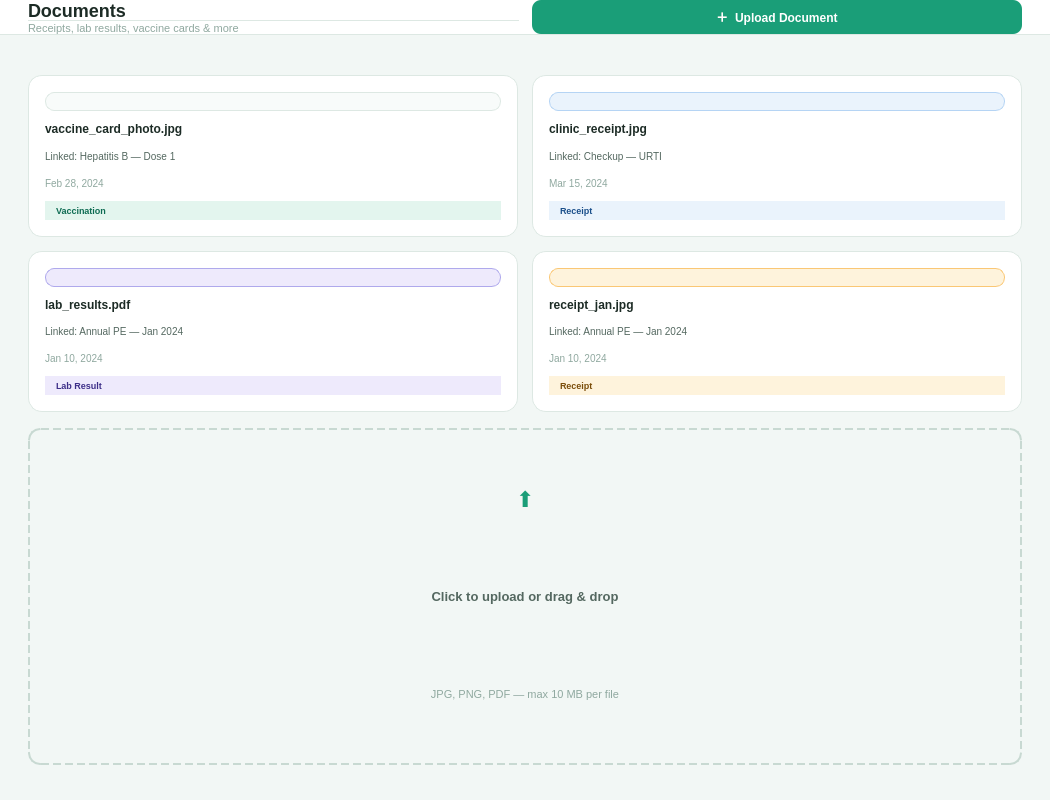
<?xml version="1.0" encoding="UTF-8"?>
<ui version="4.0">
 <class>PageDocuments</class>
 <widget class="QWidget" name="PageDocuments">
  <property name="geometry"><rect><x>0</x><y>0</y><width>1050</width><height>800</height></rect></property>
  <property name="styleSheet">
   <string>QWidget { background-color: #F2F7F5; font-family: "Segoe UI", sans-serif; } QLabel { background: transparent; }</string>
  </property>
  <layout class="QVBoxLayout" name="docLayout">
   <property name="spacing"><number>0</number></property>
   <property name="leftMargin"><number>0</number></property><property name="topMargin"><number>0</number></property><property name="rightMargin"><number>0</number></property><property name="bottomMargin"><number>0</number></property>

   <!-- Topbar -->
   <item>
    <widget class="QFrame" name="topbar">
     <property name="styleSheet"><string>QFrame { background: #FFFFFF; border-bottom: 1px solid #DDE8E3; }</string></property>
     <property name="minimumHeight"><number>62</number></property><property name="maximumHeight"><number>62</number></property>
     <layout class="QHBoxLayout"><property name="leftMargin"><number>28</number></property><property name="topMargin"><number>0</number></property><property name="rightMargin"><number>28</number></property><property name="bottomMargin"><number>0</number></property>
      <item><layout class="QVBoxLayout"><property name="spacing"><number>1</number></property>
       <item><widget class="QLabel"><property name="text"><string>Documents</string></property><property name="styleSheet"><string>QLabel { font-size: 18px; font-weight: bold; color: #1C2B25; }</string></property></widget></item>
       <item><widget class="QLabel"><property name="text"><string>Receipts, lab results, vaccine cards &amp; more</string></property><property name="styleSheet"><string>QLabel { font-size: 11px; color: #8FA89F; }</string></property></widget></item>
      </layout></item>
      <item><spacer><property name="orientation"><enum>Qt::Horizontal</enum></property></spacer></item>
      <item><widget class="QPushButton" name="btnUpload"><property name="text"><string>＋  Upload Document</string></property><property name="styleSheet"><string>QPushButton { background: #1A9E78; color: #FFF; font-size: 12px; font-weight: 600; border: none; border-radius: 9px; padding: 8px 18px; } QPushButton:hover { background: #0D6B52; }</string></property></widget></item>
     </layout>
    </widget>
   </item>

   <item>
    <widget class="QScrollArea" name="scrollArea">
     <property name="widgetResizable"><bool>true</bool></property>
     <property name="frameShape"><enum>QFrame::NoFrame</enum></property>
     <property name="styleSheet"><string>QScrollArea { background: #F2F7F5; border: none; }</string></property>
     <widget class="QWidget" name="scrollContent">
      <layout class="QVBoxLayout">
       <property name="spacing"><number>16</number></property>
       <property name="leftMargin"><number>28</number></property><property name="topMargin"><number>24</number></property><property name="rightMargin"><number>28</number></property><property name="bottomMargin"><number>28</number></property>

       <!-- Tab bar -->
       <item>
        <widget class="QTabBar" name="tabBar">
         <property name="styleSheet">
          <string>
           QTabBar::tab { background: transparent; color: #546860; font-size: 12px; font-weight: 600; padding: 9px 16px; border-bottom: 2px solid transparent; }
           QTabBar::tab:selected { color: #1A9E78; border-bottom: 2px solid #1A9E78; }
           QTabBar::tab:hover { color: #1A9E78; }
          </string>
         </property>
         <property name="expanding"><bool>false</bool></property>
        </widget>
       </item>

       <!-- Document grid (2-column) -->
       <item>
        <layout class="QGridLayout" name="docGrid">
         <property name="horizontalSpacing"><number>14</number></property>
         <property name="verticalSpacing"><number>14</number></property>

         <!-- Doc 1 -->
         <item row="0" column="0">
          <widget class="QFrame" name="doc1">
           <property name="cursor"><cursorShape>PointingHandCursor</cursorShape></property>
           <property name="styleSheet"><string>QFrame#doc1 { background: #FFFFFF; border: 1px solid #DDE8E3; border-radius: 14px; } QFrame#doc1:hover { border-color: #9FE1CB; background: #F8FBFA; }</string></property>
           <layout class="QVBoxLayout"><property name="leftMargin"><number>16</number></property><property name="topMargin"><number>16</number></property><property name="rightMargin"><number>16</number></property><property name="bottomMargin"><number>16</number></property><property name="spacing"><number>8</number></property>
            <item><widget class="QFrame" name="docPreview1"><property name="minimumHeight"><number>80</number></property><property name="maximumHeight"><number>80</number></property><property name="styleSheet"><string>QFrame { background: #F8FBFA; border: 1px solid #DDE8E3; border-radius: 9px; }</string></property></widget></item>
            <item><widget class="QLabel"><property name="text"><string>vaccine_card_photo.jpg</string></property><property name="styleSheet"><string>QLabel { font-size: 12px; font-weight: bold; color: #1C2B25; }</string></property></widget></item>
            <item><widget class="QLabel"><property name="text"><string>Linked: Hepatitis B — Dose 1</string></property><property name="styleSheet"><string>QLabel { font-size: 10px; color: #546860; }</string></property></widget></item>
            <item><widget class="QLabel"><property name="text"><string>Feb 28, 2024</string></property><property name="styleSheet"><string>QLabel { font-size: 10px; color: #8FA89F; }</string></property></widget></item>
            <item><widget class="QLabel"><property name="text"><string>  Vaccination  </string></property><property name="maximumWidth"><number>90</number></property><property name="styleSheet"><string>QLabel { background: #E3F5EE; color: #0D6B52; font-size: 9px; font-weight: bold; border-radius: 20px; padding: 2px 4px; }</string></property></widget></item>
           </layout>
          </widget>
         </item>

         <!-- Doc 2 -->
         <item row="0" column="1">
          <widget class="QFrame" name="doc2">
           <property name="cursor"><cursorShape>PointingHandCursor</cursorShape></property>
           <property name="styleSheet"><string>QFrame#doc2 { background: #FFFFFF; border: 1px solid #DDE8E3; border-radius: 14px; } QFrame#doc2:hover { border-color: #9FE1CB; background: #F8FBFA; }</string></property>
           <layout class="QVBoxLayout"><property name="leftMargin"><number>16</number></property><property name="topMargin"><number>16</number></property><property name="rightMargin"><number>16</number></property><property name="bottomMargin"><number>16</number></property><property name="spacing"><number>8</number></property>
            <item><widget class="QFrame" name="docPreview2"><property name="minimumHeight"><number>80</number></property><property name="maximumHeight"><number>80</number></property><property name="styleSheet"><string>QFrame { background: #EAF3FC; border: 1px solid #B5D4F4; border-radius: 9px; }</string></property></widget></item>
            <item><widget class="QLabel"><property name="text"><string>clinic_receipt.jpg</string></property><property name="styleSheet"><string>QLabel { font-size: 12px; font-weight: bold; color: #1C2B25; }</string></property></widget></item>
            <item><widget class="QLabel"><property name="text"><string>Linked: Checkup — URTI</string></property><property name="styleSheet"><string>QLabel { font-size: 10px; color: #546860; }</string></property></widget></item>
            <item><widget class="QLabel"><property name="text"><string>Mar 15, 2024</string></property><property name="styleSheet"><string>QLabel { font-size: 10px; color: #8FA89F; }</string></property></widget></item>
            <item><widget class="QLabel"><property name="text"><string>  Receipt  </string></property><property name="maximumWidth"><number>70</number></property><property name="styleSheet"><string>QLabel { background: #EAF3FC; color: #1A4F8A; font-size: 9px; font-weight: bold; border-radius: 20px; padding: 2px 4px; }</string></property></widget></item>
           </layout>
          </widget>
         </item>

         <!-- Doc 3 -->
         <item row="1" column="0">
          <widget class="QFrame" name="doc3">
           <property name="cursor"><cursorShape>PointingHandCursor</cursorShape></property>
           <property name="styleSheet"><string>QFrame#doc3 { background: #FFFFFF; border: 1px solid #DDE8E3; border-radius: 14px; } QFrame#doc3:hover { border-color: #9FE1CB; background: #F8FBFA; }</string></property>
           <layout class="QVBoxLayout"><property name="leftMargin"><number>16</number></property><property name="topMargin"><number>16</number></property><property name="rightMargin"><number>16</number></property><property name="bottomMargin"><number>16</number></property><property name="spacing"><number>8</number></property>
            <item><widget class="QFrame" name="docPreview3"><property name="minimumHeight"><number>80</number></property><property name="maximumHeight"><number>80</number></property><property name="styleSheet"><string>QFrame { background: #EEEAFC; border: 1px solid #AFA9EC; border-radius: 9px; }</string></property></widget></item>
            <item><widget class="QLabel"><property name="text"><string>lab_results.pdf</string></property><property name="styleSheet"><string>QLabel { font-size: 12px; font-weight: bold; color: #1C2B25; }</string></property></widget></item>
            <item><widget class="QLabel"><property name="text"><string>Linked: Annual PE — Jan 2024</string></property><property name="styleSheet"><string>QLabel { font-size: 10px; color: #546860; }</string></property></widget></item>
            <item><widget class="QLabel"><property name="text"><string>Jan 10, 2024</string></property><property name="styleSheet"><string>QLabel { font-size: 10px; color: #8FA89F; }</string></property></widget></item>
            <item><widget class="QLabel"><property name="text"><string>  Lab Result  </string></property><property name="maximumWidth"><number>80</number></property><property name="styleSheet"><string>QLabel { background: #EEEAFC; color: #3D2F88; font-size: 9px; font-weight: bold; border-radius: 20px; padding: 2px 4px; }</string></property></widget></item>
           </layout>
          </widget>
         </item>

         <!-- Doc 4 -->
         <item row="1" column="1">
          <widget class="QFrame" name="doc4">
           <property name="cursor"><cursorShape>PointingHandCursor</cursorShape></property>
           <property name="styleSheet"><string>QFrame#doc4 { background: #FFFFFF; border: 1px solid #DDE8E3; border-radius: 14px; } QFrame#doc4:hover { border-color: #9FE1CB; background: #F8FBFA; }</string></property>
           <layout class="QVBoxLayout"><property name="leftMargin"><number>16</number></property><property name="topMargin"><number>16</number></property><property name="rightMargin"><number>16</number></property><property name="bottomMargin"><number>16</number></property><property name="spacing"><number>8</number></property>
            <item><widget class="QFrame" name="docPreview4"><property name="minimumHeight"><number>80</number></property><property name="maximumHeight"><number>80</number></property><property name="styleSheet"><string>QFrame { background: #FEF3DC; border: 1px solid #FAC775; border-radius: 9px; }</string></property></widget></item>
            <item><widget class="QLabel"><property name="text"><string>receipt_jan.jpg</string></property><property name="styleSheet"><string>QLabel { font-size: 12px; font-weight: bold; color: #1C2B25; }</string></property></widget></item>
            <item><widget class="QLabel"><property name="text"><string>Linked: Annual PE — Jan 2024</string></property><property name="styleSheet"><string>QLabel { font-size: 10px; color: #546860; }</string></property></widget></item>
            <item><widget class="QLabel"><property name="text"><string>Jan 10, 2024</string></property><property name="styleSheet"><string>QLabel { font-size: 10px; color: #8FA89F; }</string></property></widget></item>
            <item><widget class="QLabel"><property name="text"><string>  Receipt  </string></property><property name="maximumWidth"><number>70</number></property><property name="styleSheet"><string>QLabel { background: #FEF3DC; color: #7A4D0A; font-size: 9px; font-weight: bold; border-radius: 20px; padding: 2px 4px; }</string></property></widget></item>
           </layout>
          </widget>
         </item>

        </layout>
       </item>

       <!-- Upload zone -->
       <item>
        <widget class="QFrame" name="uploadZone">
         <property name="cursor"><cursorShape>PointingHandCursor</cursorShape></property>
         <property name="styleSheet"><string>QFrame#uploadZone { background: transparent; border: 2px dashed #C8D9D2; border-radius: 12px; } QFrame#uploadZone:hover { background: #E3F5EE; border-color: #1A9E78; }</string></property>
         <property name="minimumHeight"><number>120</number></property>
         <layout class="QVBoxLayout"><property name="leftMargin"><number>28</number></property><property name="topMargin"><number>24</number></property><property name="rightMargin"><number>28</number></property><property name="bottomMargin"><number>24</number></property><property name="spacing"><number>8</number></property>
          <item><widget class="QLabel"><property name="text"><string>⬆</string></property><property name="alignment"><set>AlignCenter</set></property><property name="styleSheet"><string>QLabel { font-size: 22px; color: #1A9E78; }</string></property></widget></item>
          <item><widget class="QLabel"><property name="text"><string>Click to upload or drag &amp; drop</string></property><property name="alignment"><set>AlignCenter</set></property><property name="styleSheet"><string>QLabel { font-size: 13px; font-weight: 600; color: #546860; }</string></property></widget></item>
          <item><widget class="QLabel"><property name="text"><string>JPG, PNG, PDF — max 10 MB per file</string></property><property name="alignment"><set>AlignCenter</set></property><property name="styleSheet"><string>QLabel { font-size: 11px; color: #8FA89F; }</string></property></widget></item>
         </layout>
        </widget>
       </item>

       <item><spacer><property name="orientation"><enum>Qt::Vertical</enum></property></spacer></item>
      </layout>
     </widget>
    </widget>
   </item>
  </layout>
 </widget>
 <resources/><connections/>
</ui>
